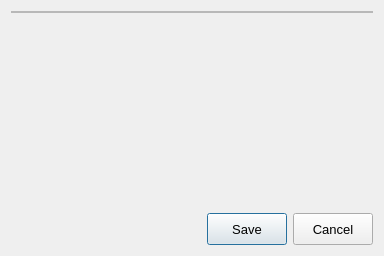
<?xml version="1.0" encoding="UTF-8"?>
<ui version="4.0">
 <class>CustomControlEditorDialog</class>
 <widget class="QDialog" name="CustomControlEditorDialog">
  <property name="geometry">
   <rect>
    <x>0</x>
    <y>0</y>
    <width>384</width>
    <height>256</height>
   </rect>
  </property>
  <property name="windowTitle">
   <string>Custom Controls Editor</string>
  </property>
  <layout class="QVBoxLayout" name="verticalLayout">
   <item>
    <widget class="QFrame" name="frame_customControlNames">
     <property name="autoFillBackground">
      <bool>true</bool>
     </property>
     <property name="frameShape">
      <enum>QFrame::StyledPanel</enum>
     </property>
     <property name="frameShadow">
      <enum>QFrame::Raised</enum>
     </property>
     <layout class="QGridLayout" name="gridLayout_customControlNames">
      <property name="leftMargin">
       <number>0</number>
      </property>
      <property name="topMargin">
       <number>0</number>
      </property>
      <property name="rightMargin">
       <number>0</number>
      </property>
      <property name="bottomMargin">
       <number>0</number>
      </property>
     </layout>
    </widget>
   </item>
   <item>
    <spacer name="verticalSpacer">
     <property name="orientation">
      <enum>Qt::Vertical</enum>
     </property>
     <property name="sizeHint" stdset="0">
      <size>
       <width>20</width>
       <height>40</height>
      </size>
     </property>
    </spacer>
   </item>
   <item>
    <widget class="QFrame" name="frame_controls">
     <property name="sizePolicy">
      <sizepolicy hsizetype="Preferred" vsizetype="Fixed">
       <horstretch>0</horstretch>
       <verstretch>0</verstretch>
      </sizepolicy>
     </property>
     <property name="minimumSize">
      <size>
       <width>0</width>
       <height>32</height>
      </size>
     </property>
     <property name="autoFillBackground">
      <bool>true</bool>
     </property>
     <property name="frameShape">
      <enum>QFrame::NoFrame</enum>
     </property>
     <property name="frameShadow">
      <enum>QFrame::Raised</enum>
     </property>
     <layout class="QHBoxLayout" name="horizontalLayout_controls">
      <property name="leftMargin">
       <number>0</number>
      </property>
      <property name="topMargin">
       <number>0</number>
      </property>
      <property name="rightMargin">
       <number>0</number>
      </property>
      <property name="bottomMargin">
       <number>0</number>
      </property>
      <item>
       <spacer name="horizontalSpacer">
        <property name="orientation">
         <enum>Qt::Horizontal</enum>
        </property>
        <property name="sizeHint" stdset="0">
         <size>
          <width>40</width>
          <height>20</height>
         </size>
        </property>
       </spacer>
      </item>
      <item>
       <widget class="QPushButton" name="pushButton_save">
        <property name="sizePolicy">
         <sizepolicy hsizetype="Preferred" vsizetype="Preferred">
          <horstretch>0</horstretch>
          <verstretch>0</verstretch>
         </sizepolicy>
        </property>
        <property name="font">
         <font>
          <pointsize>10</pointsize>
         </font>
        </property>
        <property name="text">
         <string>Save</string>
        </property>
       </widget>
      </item>
      <item>
       <widget class="QPushButton" name="pushButton_cancel">
        <property name="sizePolicy">
         <sizepolicy hsizetype="Preferred" vsizetype="Preferred">
          <horstretch>0</horstretch>
          <verstretch>0</verstretch>
         </sizepolicy>
        </property>
        <property name="font">
         <font>
          <pointsize>10</pointsize>
         </font>
        </property>
        <property name="text">
         <string>Cancel</string>
        </property>
       </widget>
      </item>
     </layout>
    </widget>
   </item>
  </layout>
 </widget>
 <layoutdefault spacing="6" margin="11"/>
 <resources/>
 <connections/>
</ui>
